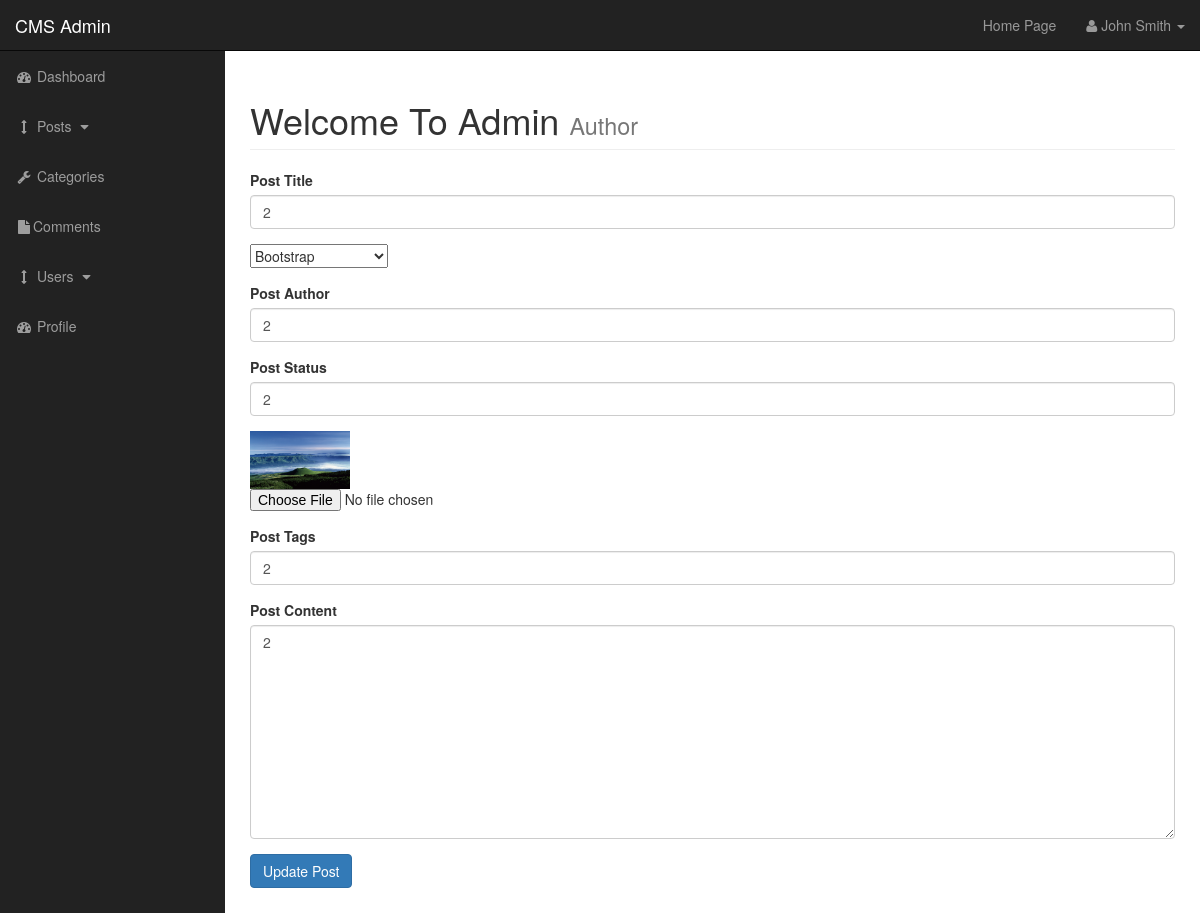
The page /admin/posts.php?source=edit_post&p_id=13 on the database as committed earlier.
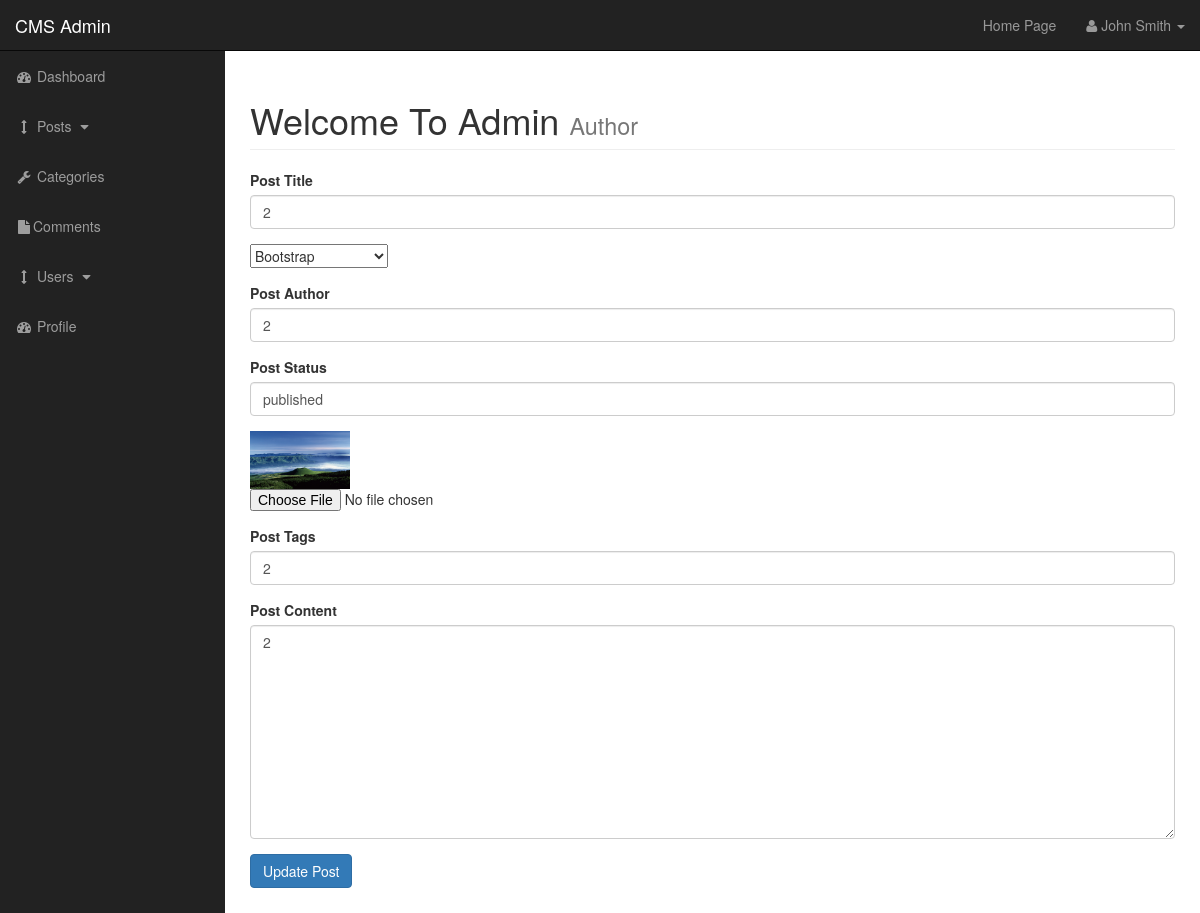
The same page on the database as committed later.
### tables this page shows
CREATE TABLE `posts` (
  `post_id` int(3) NOT NULL,
  `post_category_id` int(3) NOT NULL,
  `post_title` varchar(255) NOT NULL,
  `post_author` varchar(255) NOT NULL,
  `post_date` date NOT NULL,
  `post_image` text NOT NULL,
  `post_content` text NOT NULL,
  `post_tags` varchar(255) NOT NULL,
  `post_comment_count` int(11) NOT NULL,
  `post_status` varchar(255) NOT NULL DEFAULT 'draft'
);

### admin/includes/edit_post.php (the view, shortened to what this page needs)
<?php
if (isset($_GET['p_id'])){
    $the_post_id = $_GET['p_id'];
}
$query = "SELECT * FROM posts WHERE post_id = {$the_post_id} ";
$select_post_by_id = mysqli_query($connection,$query);
while($row = mysqli_fetch_assoc($select_post_by_id)) {
    $post_author = $row['post_author'];
    $post_title = $row['post_title'];
    $post_status = $row['post_status'];
    $post_image = $row['post_image'];
    $post_content = $row['post_content'];
    $post_tags = $row['post_tags'];
}
?>
<form action="" method="post" enctype="multipart/form-data" >
    <div class="form-group">
        <label for="title">Post Title</label>
        <input value="<?php echo $post_title; ?>" type="text" class="form-control" name="post_title">
    </div>
    <div class="form-group">
        <select class="custom-select"  name="post_category" id="">
            <?php
            $query = "SELECT * FROM categories";
            $select_categories = mysqli_query($connection, $query);
            while ($row = mysqli_fetch_assoc($select_categories)) {
                $cat_id = $row['cat_id'];
                $cat_title = $row['cat_title'];
                echo "<option value='$cat_id'>{$cat_title}</option>";
            }
            ?>
        </select>
    </div>
    <div class="form-group">
        <label for="title">Post Author</label>
        <input value="<?php echo $post_author; ?>" type="text" class="form-control" name="post_author">
    </div>
    <div class="form-group">
        <label for="title">Post Status</label>
        <input value="<?php echo $post_status; ?>" type="text" class="form-control" name="post_status">
    </div>
    <div class="form-group">
        <img width="100" src="../images/<?php echo $post_image?>">
        <input type="file"  name="image">
    </div>
    <div class="form-group">
        <label for="title">Post Tags</label>
        <input value="<?php echo $post_tags; ?>" type="text" class="form-control" name="post_tags">
    </div>
    <div class="form-group">
        <label for="title">Post Content</label>
        <textarea  class="form-control" name="post_content" id="" cols="30" rows="10"><?php echo $post_content; ?>
        </textarea>
    </div>
    <div class="form-group">
        <input class="btn btn-primary" type="submit" name="update_post" value="Update Post">
    </div>
</form>

Rows that differ between the two databases and show on the page:
changed posts: post_status "2" → "published"
